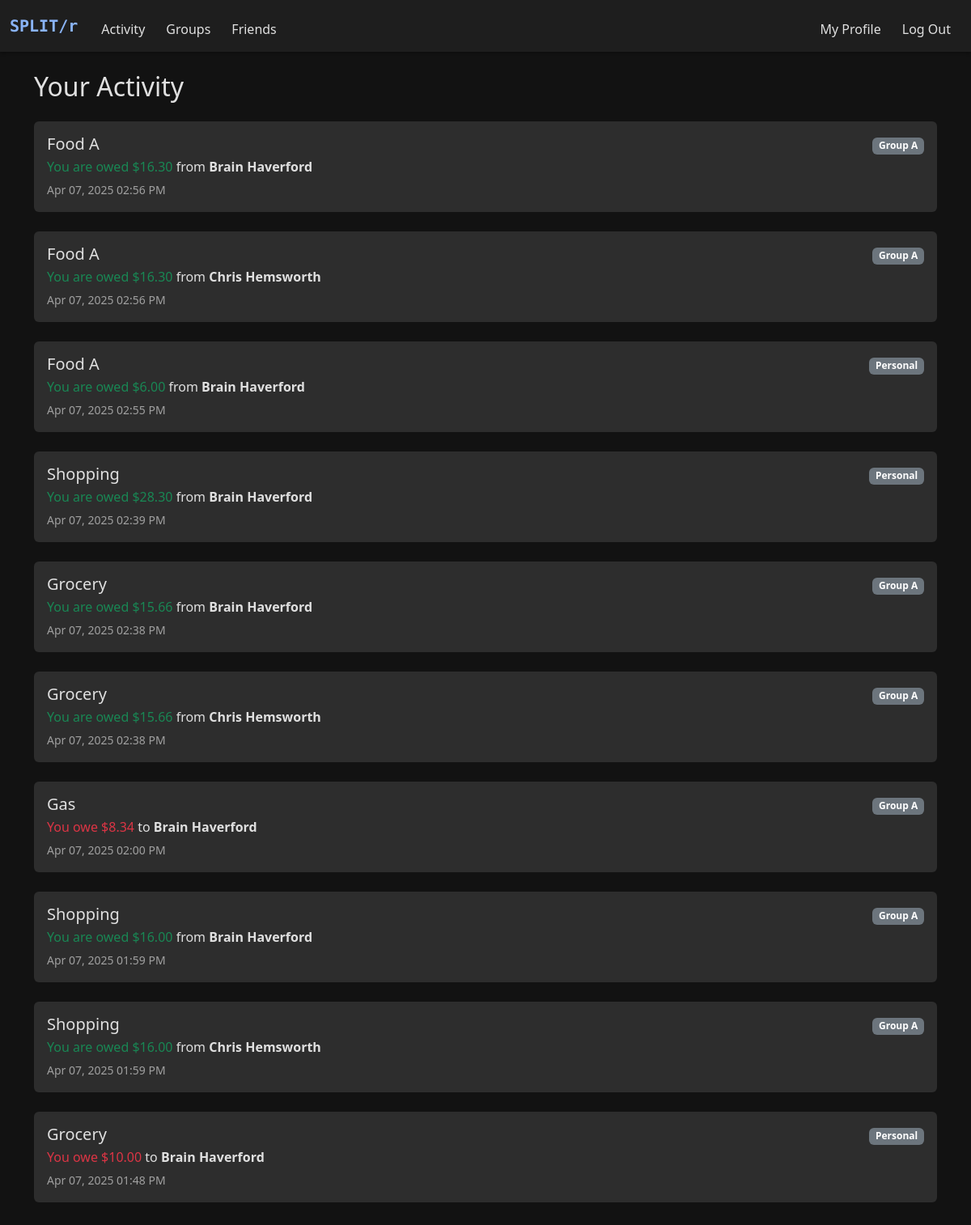
Screenshot of /history (signed in) with the database file from the repository.
### models.py (models this page shows, shortened)
class Expense(db.Model):
    __tablename__ = "expenses"
    id = db.Column(db.Integer, primary_key=True)
    description = db.Column(db.String(120))
    amount = db.Column(db.Float)
    paid_by_id = db.Column(db.Integer, db.ForeignKey("users.id"))
    group_id = db.Column(db.Integer, db.ForeignKey("groups.id"), nullable=True)
    timestamp = db.Column(db.DateTime, default=datetime.now)
    splits = db.relationship("ExpenseSplit", backref="expense", lazy=True)

class ExpenseSplit(db.Model):
    __tablename__ = "expense_split"
    id = db.Column(db.Integer, primary_key=True)
    expense_id = db.Column(db.Integer, db.ForeignKey("expenses.id"))
    user_id = db.Column(db.Integer, db.ForeignKey("users.id"))
    amount = db.Column(db.Float)

class User(db.Model):
    __tablename__ = "users"
    id = db.Column(db.Integer, primary_key=True)
    name = db.Column(db.String(100), nullable=False)
    username = db.Column(db.String(50), unique=True, nullable=False)
    password = db.Column(db.String(200), nullable=False)
    expenses_paid = db.relationship(
        "Expense",
        backref="payer",
        foreign_keys="Expense.paid_by_id",
        )
    splits = db.relationship(
        "ExpenseSplit",
        backref="user",
        foreign_keys="ExpenseSplit.user_id",
        )

class Group(db.Model):
    __tablename__ = "groups"
    id = db.Column(db.Integer, primary_key=True)
    name = db.Column(db.String(100), nullable=True)
    is_friend_group = db.Column(db.Boolean, default=False)
    users = db.relationship(
        "User", secondary="group_members", backref="groups")
    expenses = db.relationship("Expense", backref="group", lazy=True)

### app.py (the view)
@app.route("/history")
@login_required
def activity():
    user_id = session.get("user_id")
    expenses = Expense.query.filter(
        (Expense.paid_by_id == user_id) |
        (Expense.id.in_(
            db.session.query(ExpenseSplit.expense_id)
            .filter_by(user_id=user_id)
        ))
    ).order_by(Expense.timestamp.desc()).all()
    transactions = []
    for expense in expenses:
        group = Group.query.get(expense.group_id) if expense.group_id else None
        group_name = group.name if group else None
        splits = expense.splits
        user_split = next((s for s in splits if s.user_id == user_id), None)
        if expense.paid_by_id == user_id:
            for split in splits:
                if split.user_id != user_id and split.amount > 0:
                    counterparty = User.query.get(split.user_id)
                    transactions.append({
                        "description": expense.description,
                        "owed_amount": split.amount,
                        "counterparty_name": counterparty.name,
                        "group_name": group_name,
                        "timestamp": expense.timestamp
                    })
        elif user_split:
            payer = User.query.get(expense.paid_by_id)
            transactions.append({
                "description": expense.description,
                "owed_amount": -user_split.amount,
                "counterparty_name": payer.name,
                "group_name": group_name,
                "timestamp": expense.timestamp
            })
    return render_template("activity.html", transactions=transactions)

### helper.py (called while the page is built)
def login_required(f):
    @wraps(f)
    def decorated_function(*args, **kwargs):
        if "user_id" not in session:
            flash("You must be logged in to view this page.", "danger")
            return redirect("/login")
        return f(*args, **kwargs)
    return decorated_function

def currency(amount, currency_code=None):
    symbols = {
        "USD": "$",
        "EUR": "€",
        "INR": "₹",
        "GBP": "£",
        "JPY": "¥",
    }
    currency_code = (currency_code or
                     current_app.config.get("DEFAULT_CURRENCY", "USD")).upper()
    symbol = symbols.get(currency_code, "")
    return f"{symbol}{amount:,.2f}"

### templates/activity.html (shortened to what this page needs)
{% extends "layout.html" %}
{% block main %}
<div class="container py-4">
    <h2 class="mb-4">Your Activity</h2>
    {% if transactions %}
        <div class="list-group">
            {% for txn in transactions %}
                <div class="mb-4 p-3 rounded" style="background-color: var(--dark-tertiary);">
                    <div class="d-flex justify-content-between">
                        <div>
                            <h5 class="mb-1">{{ txn.description }}</h5>
                            <p class="mb-1">
                                {% if txn.owed_amount > 0 %}
                                    <span class="text-success">You are owed {{ currency(txn.owed_amount) }}</span>
                                    from <strong>{{ txn.counterparty_name }}</strong>
                                {% elif txn.owed_amount < 0 %}
                                    <span class="text-danger">You owe {{ currency(-txn.owed_amount) }}</span>
                                    to <strong>{{ txn.counterparty_name }}</strong>
                                {% else %}
                                    <span class="text-muted">Settled</span>
                                {% endif %}
                            </p>
                            <small class="text-muted-custom">
                                {{ txn.timestamp.strftime('%b %d, %Y %I:%M %p') }}
                            </small>
                        </div>
                        <div class="text-end">
                            <span class="badge bg-secondary">{{ txn.group_name if txn.group_name else "Personal" }}</span>
                        </div>
                    </div>
                </div>
            {% endfor %}
        </div>
    {% else %}
        <div class="alert alert-secondary">No transactions yet!</div>
    {% endif %}
</div>
{% endblock %}

### templates/layout.html (shortened to what this page needs)
<!DOCTYPE html>
<html lang="en">
<head>
    <link href="https://cdn.jsdelivr.net/npm/bootstrap@5.3.3/dist/css/bootstrap.min.css" rel="stylesheet">
    <link href="/static/style.css" rel="stylesheet">
</head>
<body>
    <nav class="navbar navbar-expand-md">
        <div class="container-fluid">
            <a class="navbar-brand space-mono" href="/">SPLIT/r</a>
            <div class="collapse navbar-collapse" id="navbar">
                {% if session["user_id"] %}
                    <ul class="navbar-nav me-auto mt-2">
                        <li class="nav-item"><a class="nav-link" href="/history">Activity</a></li>
                        <li class="nav-item"><a class="nav-link" href="/groups">Groups</a></li>
                        <li class="nav-item"><a class="nav-link" href="/friends">Friends</a></li>
                    </ul>
                    <ul class="navbar-nav ms-auto mt-2">
                        <li class="nav-item"><a class="nav-link" href="/profile">My Profile</a></li>
                        <li class="nav-item"><a class="nav-link" href="/logout">Log Out</a></li>
                    </ul>
                {% else %}
                    <ul class="navbar-nav ms-auto mt-2">
                        <li class="nav-item"><a class="nav-link" href="/register">Register</a></li>
                        <li class="nav-item"><a class="nav-link" href="/login">Log In</a></li>
                    </ul>
                {% endif %}
            </div>
        </div>
    </nav>
    <main>
        {% block main %}{% endblock %}
    </main>
</body>
</html>

### static/style.css (style rules this page uses)
:root { --dark-bg: #121212; --dark-secondary: #1e1e1e; --dark-tertiary: #2d2d2d; --text-primary: #e0e0e0; --text-secondary: #a0a0a0; --accent-color: #8ab4f8; --danger-color: #cf6679; --success-color: #03dac6; }
html, body { height: 100%; margin: 0; padding: 0; background-color: var(--dark-bg); color: var(--text-primary); display: flex; flex-direction: column; }
main { flex: 1; display: flex; align-items: stretch; }
.space-mono { font-family: 'Space Mono', monospace; }
body { background-color: var(--dark-bg); color: var(--text-primary); min-height: 100vh; display: flex; flex-direction: column; }
.text-muted-custom { color: var(--text-secondary) !important; }
.navbar { background-color: var(--dark-secondary); box-shadow: 0 2px 4px rgba(0, 0, 0, 0.3); }
.navbar-brand { color: var(--accent-color); font-weight: bold; }
.nav-link { color: var(--text-primary); margin: 0 5px; transition: color 0.3s; }

### rows the page displays
Expense: description "Food A" "Food A", timestamp "Apr 07, 2025 02:56 PM" "Apr 07, 2025 02:56 PM"
ExpenseSplit: amount "$16.30"
User: counterparty_name "Brain Haverford" "Brain Haverford" "Brain Haverford" "Brain Haverford" "Brain Haverford", counterparty_name "Brain Haverford" "Brain Haverford"
Group: name "Group A" "Group A" "Group A" "Group A" "Group A" "Group A" "Group A"
ExpenseSplit: amount "$16.30"
User: counterparty_name "Chris Hemsworth" "Chris Hemsworth" "Chris Hemsworth"
Expense: description "Food A", timestamp "Apr 07, 2025 02:55 PM"
ExpenseSplit: amount "$6.00"
Expense: description "Shopping", timestamp "Apr 07, 2025 02:39 PM"
ExpenseSplit: amount "$28.30"
Expense: description "Grocery" "Grocery", timestamp "Apr 07, 2025 02:38 PM" "Apr 07, 2025 02:38 PM"
ExpenseSplit: amount "$15.66"
ExpenseSplit: amount "$15.66"
Expense: description "Gas", timestamp "Apr 07, 2025 02:00 PM"
Expense: description "Shopping" "Shopping", timestamp "Apr 07, 2025 01:59 PM" "Apr 07, 2025 01:59 PM"
ExpenseSplit: amount "$16.00"
ExpenseSplit: amount "$16.00"
Expense: description "Grocery", timestamp "Apr 07, 2025 01:48 PM"

### other values shown
{{ txn.group_name if txn.group_name else "Personal" }} "Personal" "Personal" "Personal"
{{ currency(-txn.owed_amount) }} "$8.34" "$10.00"
